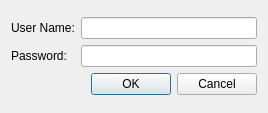
<?xml version="1.0" encoding="UTF-8"?>
<ui version="4.0">
 <class>LoginDialog</class>
 <widget class="QDialog" name="LoginDialog">
  <property name="geometry">
   <rect>
    <x>0</x>
    <y>0</y>
    <width>268</width>
    <height>113</height>
   </rect>
  </property>
  <property name="windowTitle">
   <string>Login Dialog</string>
  </property>
  <layout class="QGridLayout" name="gridLayout_2">
   <item row="0" column="0">
    <layout class="QGridLayout" name="gridLayout">
     <item row="0" column="0">
      <widget class="QLabel" name="label">
       <property name="text">
        <string>User Name:</string>
       </property>
       <property name="buddy">
        <cstring>userName</cstring>
       </property>
      </widget>
     </item>
     <item row="0" column="1">
      <widget class="QLineEdit" name="userName"/>
     </item>
     <item row="1" column="0">
      <widget class="QLabel" name="label_2">
       <property name="text">
        <string>Password:</string>
       </property>
       <property name="buddy">
        <cstring>password</cstring>
       </property>
      </widget>
     </item>
     <item row="1" column="1">
      <widget class="QLineEdit" name="password">
       <property name="echoMode">
        <enum>QLineEdit::Password</enum>
       </property>
      </widget>
     </item>
     <item row="2" column="1">
      <widget class="QDialogButtonBox" name="buttonBox">
       <property name="orientation">
        <enum>Qt::Horizontal</enum>
       </property>
       <property name="standardButtons">
        <set>QDialogButtonBox::Cancel|QDialogButtonBox::Ok</set>
       </property>
      </widget>
     </item>
    </layout>
   </item>
  </layout>
 </widget>
 <resources/>
 <connections>
  <connection>
   <sender>buttonBox</sender>
   <signal>accepted()</signal>
   <receiver>LoginDialog</receiver>
   <slot>accept()</slot>
   <hints>
    <hint type="sourcelabel">
     <x>248</x>
     <y>254</y>
    </hint>
    <hint type="destinationlabel">
     <x>157</x>
     <y>274</y>
    </hint>
   </hints>
  </connection>
  <connection>
   <sender>buttonBox</sender>
   <signal>rejected()</signal>
   <receiver>LoginDialog</receiver>
   <slot>reject()</slot>
   <hints>
    <hint type="sourcelabel">
     <x>316</x>
     <y>260</y>
    </hint>
    <hint type="destinationlabel">
     <x>286</x>
     <y>274</y>
    </hint>
   </hints>
  </connection>
 </connections>
</ui>
